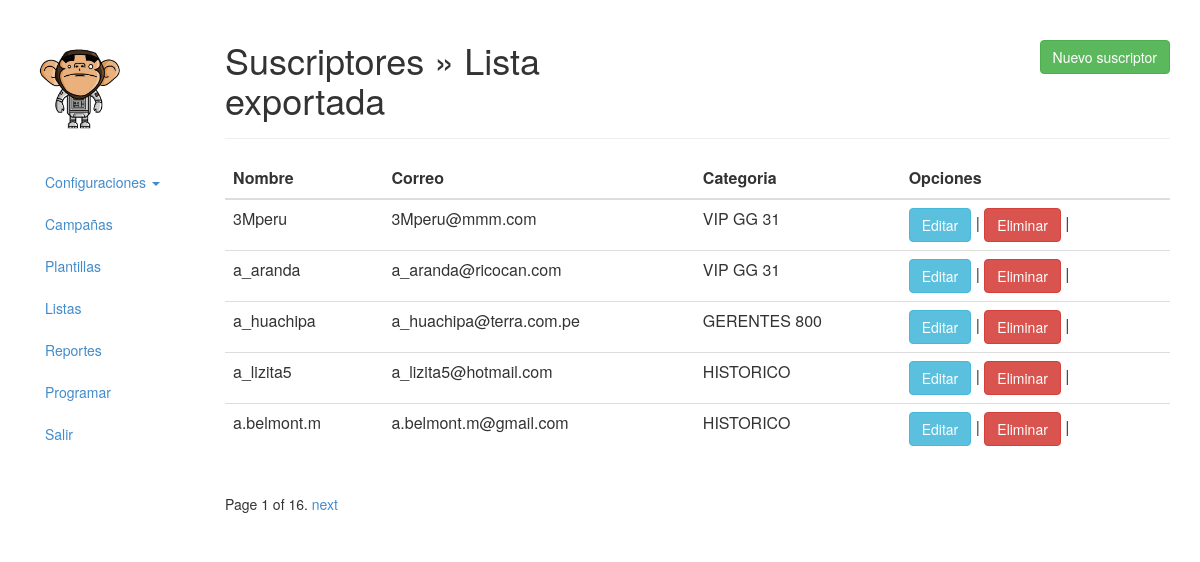
The app's page /list-detail/list-detail/19/ (signed in) with its own data.
### apps/mail/models/List.py (models this page shows, shortened)
class List(models.Model):
    STATUS_ACTIVE = 1
    STATUS_INACTIVE = 0
    CHOICE_STATUS = (
        (STATUS_INACTIVE,'inactivo'),
        (STATUS_ACTIVE,'activo')
    )
    name = models.CharField(
        max_length=45,
        verbose_name='Nombre de la lista',
    )
    email = models.EmailField(
        verbose_name='Email para el envio',
    )
    sender = models.CharField(
        max_length=45,
        verbose_name='Nombre remitente',
    )
    status = models.SmallIntegerField(
        choices=CHOICE_STATUS,
        default=STATUS_ACTIVE
    )
    created = models.DateTimeField(
        auto_now_add=True,
        editable=False
    )
    modified = models.DateTimeField(
        editable=False,
        auto_now=True
    )
    class Meta:
        app_label = 'mail'

### apps/mail/models/ListDetail.py (models this page shows, shortened)
class ListDetail(models.Model):
    STATUS_ACTIVE = 1
    STATUS_INACTIVE = 0
    CHOICE_STATUS = (
        (STATUS_INACTIVE,'inactivo'),
        (STATUS_ACTIVE,'activo')
    )
    list = models.ForeignKey(
        'List',
        verbose_name='Lista',
        related_name='list_detail_set',
    )
    name = models.CharField(
        max_length=45,
    )
    category = models.ForeignKey(
        'Category',
        verbose_name='categoria',
        null=True,
        blank=True,
        related_name='list_detail_set',
    )
    email = models.EmailField(
        max_length=45,
    )
    status = models.SmallIntegerField(
        choices=CHOICE_STATUS,
        default=STATUS_ACTIVE
    )
    created = models.DateTimeField(
        auto_now_add=True,
        editable=False
    )
    modified = models.DateTimeField(
        editable=False,
        auto_now=True
    )
    class Meta:
        app_label = 'mail'

### apps/mail/models/Category.py (models this page shows)
class Category(models.Model):
    STATUS_ACTIVE = 1
    STATUS_INACTIVE = 0
    CHOICE_STATUS = (
        (STATUS_INACTIVE,'inactivo'),
        (STATUS_ACTIVE,'activo')
    )
    name = models.CharField(
        max_length=45,
        verbose_name='Nombre',
    )
    list = models.ForeignKey(
        'List',
        verbose_name='Lista',
        related_name='category_set',
    )
    status = models.SmallIntegerField(
        choices=CHOICE_STATUS,
        default=STATUS_ACTIVE
    )
    created = models.DateTimeField(
        auto_now_add=True,
        editable=False
    )
    modified = models.DateTimeField(
        editable=False,
        auto_now=True
    )
    def __unicode__(self):
        return self.name
    class Meta:
        app_label = 'mail'

### apps/mail/views/DetailList.py (the view)
class ListDetailView(LoginRequiredMixin, ListView):
    model = ListDetail
    paginate_by = settings.PAGINATE_SIZE
    template_name = 'list_detail/list.html'
    def get_queryset(self):
        qs = super(ListDetailView, self).get_queryset()
        qs = qs.filter(list_id=self.kwargs.get('pk'))
        return qs
    def get_context_data(self, **kwargs):
        context = super(ListDetailView, self).get_context_data(**kwargs)
        context['list'] = List.objects.get(pk=self.kwargs.get('pk'))
        return context

### apps/mail/templates/list_detail/list.html (shortened to what this page needs)
{% extends 'base.html' %}
{% block content %}
    <div class="page-header">
        <div class="tools">
            <a href="{% url "list_detail_create_view" list=list.pk %}" class="btn btn-success button-header">
                Nuevo suscriptor</a>
        </div>
        <h1 class="header-title">Suscriptores &raquo  {{ list.name }}</h1>
    </div>
    <table class="table table-hover">
        <thead>
        <tr>
            <th>Nombre</th>
            <th>Correo</th>
            <th>Categoria</th>
            <th>Opciones</th>
        </tr>
        </thead>
        <tbody>
        {% for list_detail in object_list %}
            <tr>
                <td>{{ list_detail.name }}</td>
                <td>{{ list_detail.email }}</td>
                <td>{{ list_detail.category }}</td>
                <td>
                    <a class="btn btn-info" href="{% url "list_detail_update_view" list_detail.pk %}">Editar</a> |
                    <a class="btn btn-danger deletePermission" data-toggle="modal" data-target="#modalDelete" data-id="{{ list_detail.id }}">Eliminar</a> |
                </td>
            </tr>
        {% endfor %}
        </tbody>
    </table>
    <div class="pagination">
        <span class="step-links">
            <span class="current">
                Page {{ page_obj.number }} of {{ paginator.num_pages }}.
            </span>
            {% if page_obj.has_next %}
                <a href="?page={{ page_obj.next_page_number }}">next</a>
            {% endif %}
        </span>
    </div>
{% endblock content %}

### apps/mail/templates/list_detail/list.html (style rules this page uses)
.button-header { float: right; }
.header-title { width: 50%; }

### records on screen
List: name "Lista exportada"
ListDetail: name "3Mperu", email "3Mperu@mmm.com", category "VIP GG 31"
ListDetail: name "a_aranda", email "a_aranda@ricocan.com", category "VIP GG 31"
ListDetail: name "a_huachipa", email "a_huachipa@terra.com.pe", category "GERENTES 800"
ListDetail: name "a_lizita5", email "a_lizita5@hotmail.com", category "HISTORICO"
ListDetail: name "a.belmont.m", email "a.belmont.m@gmail.com", category "HISTORICO"

### other values on screen
{{ page_obj.number }} "1"
{{ paginator.num_pages }} "16"
